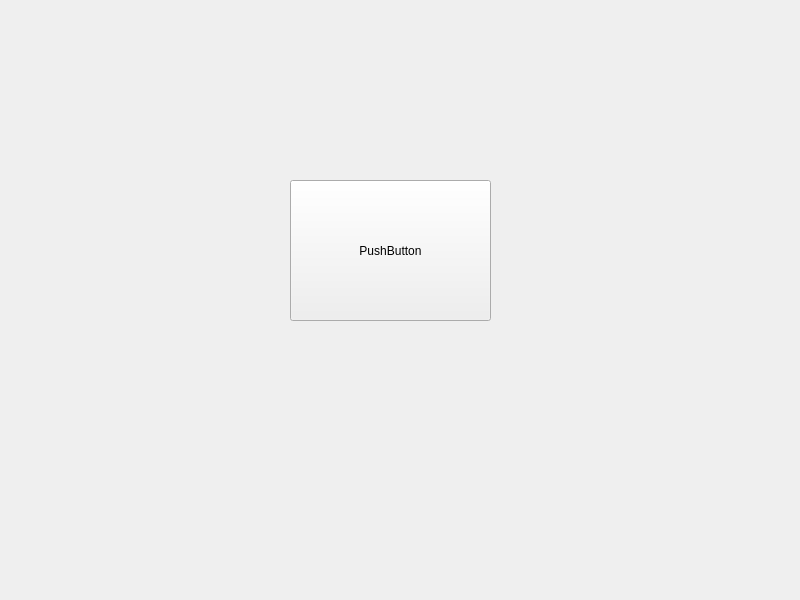
<?xml version="1.0" encoding="UTF-8"?>
<ui version="4.0">
 <class>Widget</class>
 <widget class="QWidget" name="Widget">
  <property name="geometry">
   <rect>
    <x>0</x>
    <y>0</y>
    <width>800</width>
    <height>600</height>
   </rect>
  </property>
  <property name="windowTitle">
   <string>Widget</string>
  </property>
  <widget class="QPushButton" name="pushButton">
   <property name="geometry">
    <rect>
     <x>290</x>
     <y>180</y>
     <width>201</width>
     <height>141</height>
    </rect>
   </property>
   <property name="text">
    <string>PushButton</string>
   </property>
  </widget>
 </widget>
 <resources/>
 <connections/>
</ui>
